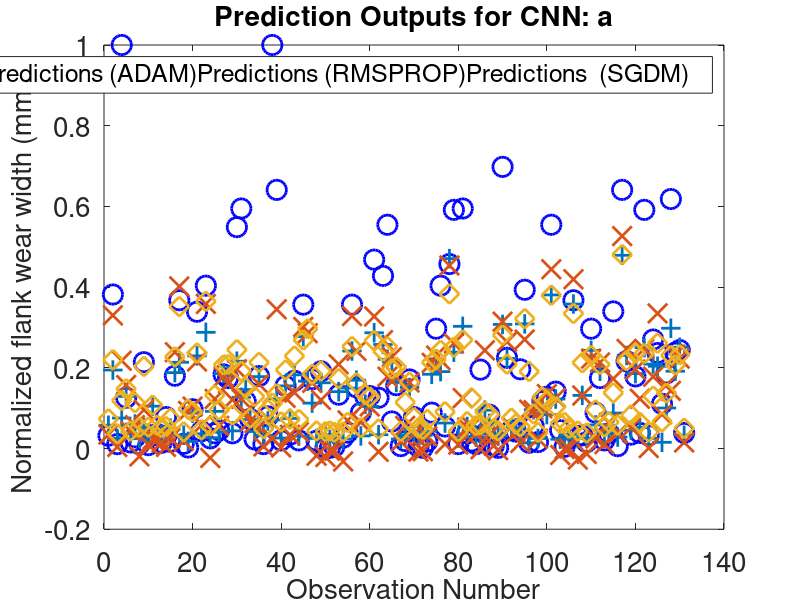
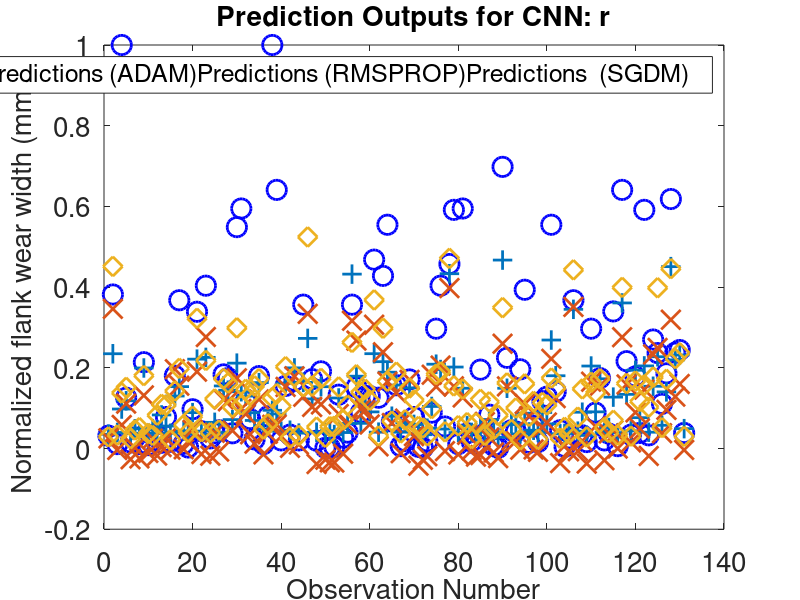
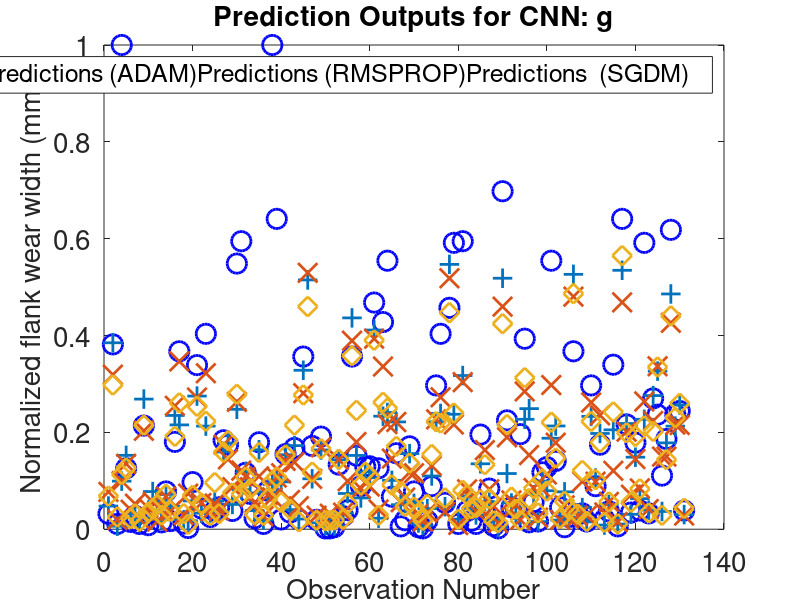
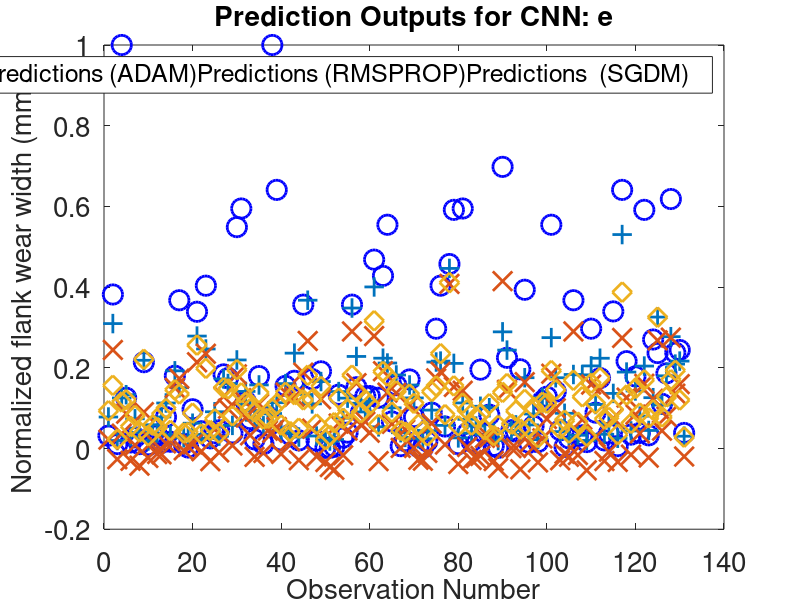

Here is the MATLAB script that generated these plots, in order:
results_alexnet = load('results-AlexNet.mat','results');
results_resnet18 = load('results-ResNet-18.mat','results');
results_resnet50 = load('results-ResNet-50.mat','results');
results_resnet101 = load('results-ResNet-101.mat','results');
results_inceptionv3 = load('results-InceptionV3.mat','results');
results_squeezenet = load('results-SqueezeNet.mat','results');
%%
% take the validation data and plug it into a vector
valdata = results_alexnet.results(1).validationData;

legendLabels = ["targets","AlexNet","InceptionV3","ResNet-18","ResNet-50","ResNet-101","SqueezeNet"];
optLabels = ["ADAM","RMSPROP","SGDM"]
predictions_adam = {
    valdata;
    results_alexnet.results(1).Predictions;
    results_inceptionv3.results(1).Predictions;
    results_resnet18.results(1).Predictions;
    results_resnet50.results(1).Predictions;
    results_resnet101.results(1).Predictions;
    results_squeezenet.results(1).Predictions;
    };

predictions_sgdm = {
    valdata;
    results_alexnet.results(3).Predictions;
    results_inceptionv3.results(3).Predictions;
    results_resnet18.results(3).Predictions;
    results_resnet50.results(3).Predictions;
    results_resnet101.results(3).Predictions;
    results_squeezenet.results(3).Predictions;};

predictions_rmsprop = {
    valdata;
    results_alexnet.results(2).Predictions;
    results_inceptionv3.results(2).Predictions;
    results_resnet18.results(2).Predictions;
    results_resnet50.results(2).Predictions;
    results_resnet101.results(2).Predictions;
    results_squeezenet.results(2).Predictions;
    };
%%
optLabels = ["Target Data","Predictions (ADAM)","Predictions (RMSPROP)","Predictions  (SGDM)"];


for i = 1:6
%subplot(2,3,i)
figure(i); clf reset;
plot([1:numel(valdata)],predictions_adam{1},'bo','LineWidth',2,'MarkerSize',14);
hold on;
%for i=1:3
plot([1:numel(valdata)],predictions_adam{i+1},'+','LineWidth',2,'MarkerSize',14);
plot([1:numel(valdata)],predictions_rmsprop{i+1},'x','LineWidth',2,'MarkerSize',14);
plot([1:numel(valdata)],predictions_sgdm{i+1},'d','LineWidth',2,'MarkerSize',14);
legend(optLabels)
set(gca,'FontSize',20)
hold off
xlabel("Observation Number",'FontSize',20)
ylabel("Normalized flank wear width (mm)",'FontSize',20)
title(sprintf("Prediction Outputs for CNN: %s",legendLabels(i+1)),'FontSize',20)
colormap('gray')
end

